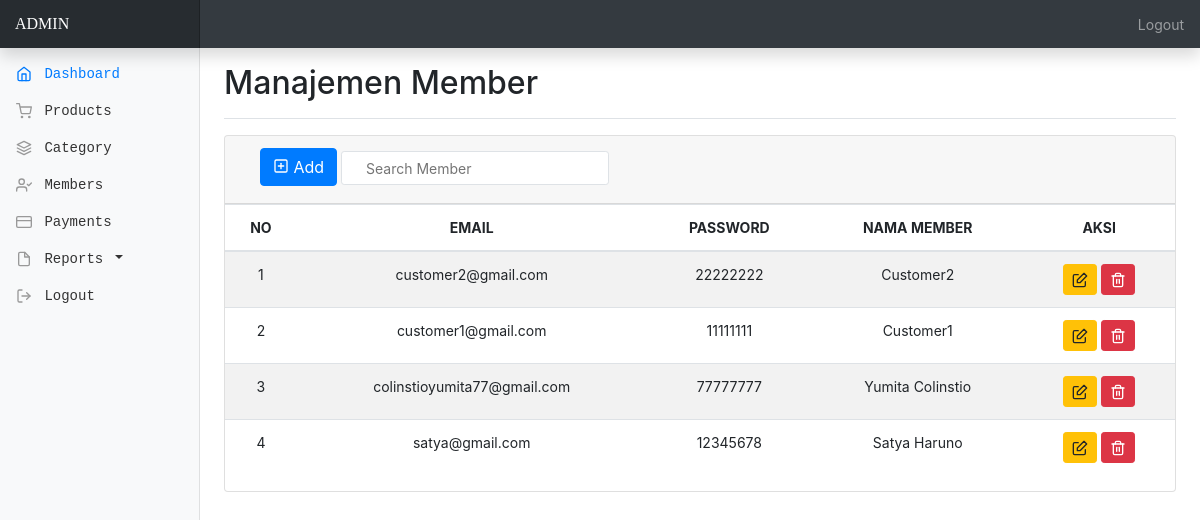
/admin/home.php?link=member (signed in), run on the app's committed database.
### tables this page shows
CREATE TABLE `member` (
  `id_usr` int(11) NOT NULL,
  `nama_usr` varchar(50) NOT NULL,
  `log_usr` varchar(255) NOT NULL,
  `email_usr` varchar(50) NOT NULL,
  `pas_usr` varchar(50) NOT NULL,
  `almt_usr` varchar(50) NOT NULL,
  `kp_usr` varchar(7) NOT NULL,
  `kota_usr` varchar(50) NOT NULL,
  `tlp` varchar(13) NOT NULL
);

### admin/inc_content/main_member.php (the view, shortened to what this page needs)
<div class="d-flex justify-content-between flex-wrap flex-md-nowrap align-items-center pt-3 pb-2 mb-3 border-bottom">
    <h1 class="h2">Manajemen Member</h1>
</div>
<div class="card">
    <div class="card-header">
        <div class="col-lg-8">
        <button type="button" class="btn btn-large btn-primary" onclick="showModal();" style="margin-bottom: 5px;">
            <i data-feather="plus-square" style="margin-bottom: 3px;"></i> Add
        </button>
        <input class="form-control-sm py-3 px-4 border" type="search" value="" placeholder="Search Member" id="search" name="search" onkeyup="search(this.value);">
    </div>
</div>
<div class="table-responsive">
    <table class="table table-hover table-striped">
        <thead>
            <tr>
                <th style="text-align: center;">NO</th>
                <th style="text-align: center;">EMAIL</th>
                <th style="text-align: center;">PASSWORD</th>
                <th style="text-align: center;">NAMA MEMBER</th>
                <th style="text-align: center;">AKSI</th>
            </tr>
        </thead>
        <tbody id="datalist">
            <?php
            require_once("../koneksi.php");
            $varCnt=0;
            $sql="select * from member order by id_usr desc";
            $result= mysqli_query($koneksi, $sql);
            while($data=mysqli_fetch_assoc($result)){
                $varCnt=$varCnt+1;
                $varKd=$data['email_usr'];
                $varPs=$data['pas_usr'];
                $varNm=$data['nama_usr'];
                $varId=$data['id_usr'];
            ?>
            <tr class="">
                <td style="text-align: center;white-space: nowrap;"><?php echo $varCnt;?></td>
                <td style="text-align: center;white-space: nowrap;"><?php echo $varKd;?></td>
                <td style="text-align: center;white-space: nowrap;"><?php echo $varPs;?></td>
                <td style="text-align: center;white-space: nowrap;"><?php echo $varNm;?></td>
                <td style="text-align: center;white-space: nowrap;">
                    <button type="button" onclick="showModalEdt(<?php echo $varId; ?>,'<?php echo $varNm; ?>');" class="btn btn-warning btn-sm" title="Edit">
                        <span id="fcheck" data-feather="edit"></span>
                    </button>
                    <button type="button" onclick="showModalDel(<?php echo $varId; ?>,'<?php echo $varNm; ?>');" class="btn btn-danger btn-sm" title="Delete">
                        <span id="ftrash2" data-feather="trash-2"></span>
                    </button>
                </td>
            </tr>
            <?php
            }
            ?>
        </tbody>
    </table>
</div>
        </main>
    </div>
</div>

### data on the page
member: email_usr "customer2@gmail.com", pas_usr "22222222", nama_usr "Customer2"
member: email_usr "customer1@gmail.com", pas_usr "11111111", nama_usr "Customer1"
member: email_usr "colinstioyumita77@gmail.com", pas_usr "77777777", nama_usr "Yumita Colinstio"
member: email_usr "satya@gmail.com", pas_usr "12345678", nama_usr "Satya Haruno"
